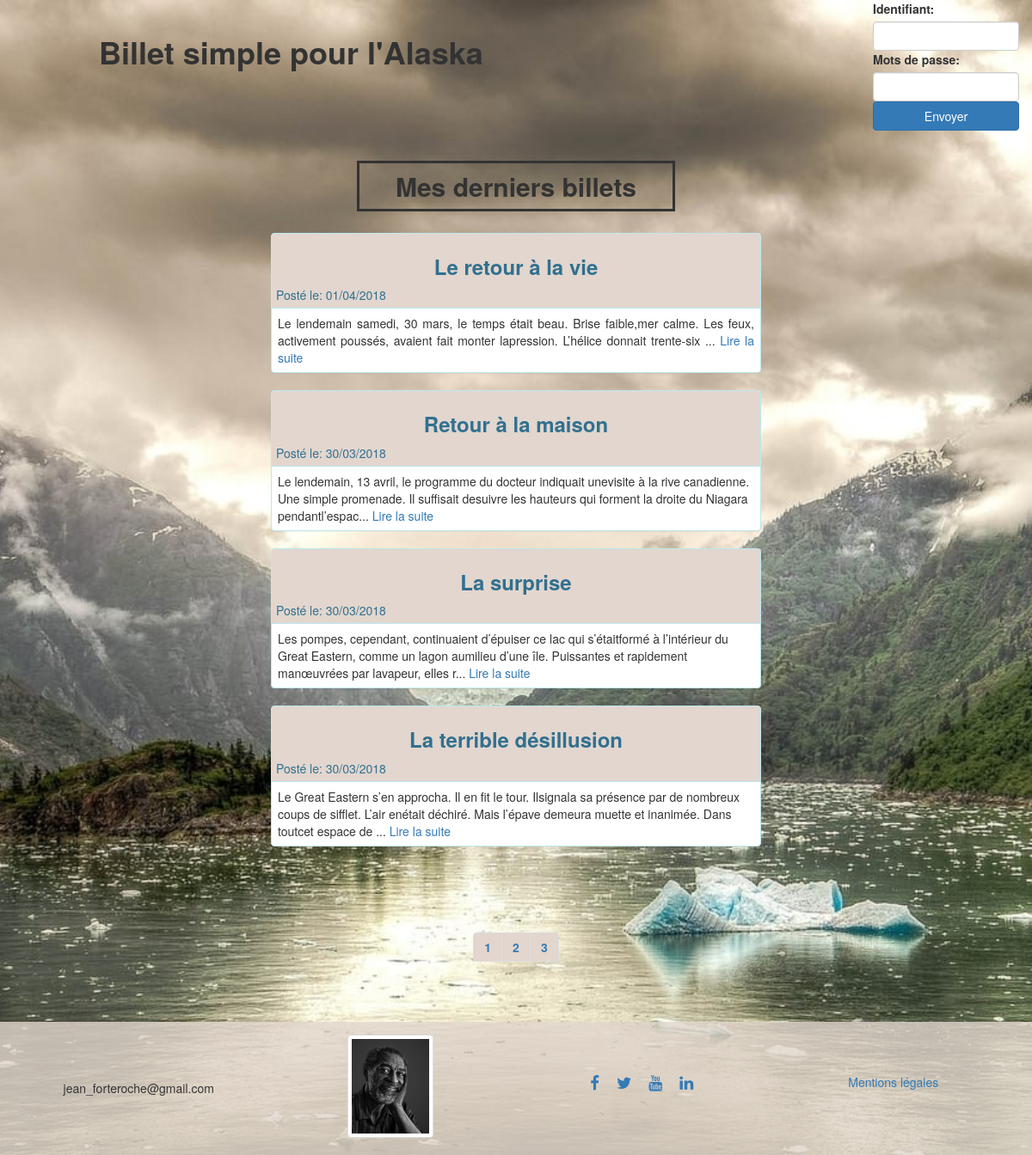
/index.php?action=index, run on the app's committed database.
### tables this page shows
CREATE TABLE IF NOT EXISTS `posts` (
  `id` int(11) NOT NULL AUTO_INCREMENT,
  `title` varchar(255) NOT NULL,
  `content` text NOT NULL,
  `date_creation` date NOT NULL,
  PRIMARY KEY (`id`)
);

### controller/frontController.php (called while the page is built, shortened)
<?php
function listPosts($page=1)
{
	$postManager = new PostManagerPDO();
	$total_posts = $postManager->getNumPosts();
	$perPage = $postManager::NB_POSTS;
	$nb_pages = ceil($total_posts / $perPage);
	$listPosts = $postManager->getPosts($page);
	require('view/frontend/listPostsViewPDO.php');
}

### model/src/PostManagerPDO.php (called while the page is built, shortened)
<?php
class PostManagerPDO extends ManagerPDO
{
	public function getPosts($numPage=1)
	{
        $starting_post = ($numPage - 1) * self::NB_POSTS;
	    $db = $this->call_db();
		$entry_db = $db->prepare('SELECT id, title, content, DATE_FORMAT(date_creation, \'%d/%m/%Y\')
            AS date_creation FROM posts ORDER BY id DESC LIMIT :post,:length');
		$entry_db->setFetchMode(\PDO::FETCH_CLASS | \PDO::FETCH_PROPS_LATE, 'JeanForteroche\Post');
		$entry_db->bindValue('post', $starting_post, \PDO::PARAM_INT);
		$entry_db->bindValue('length', self::NB_POSTS, \PDO::PARAM_INT);
		$entry_db->execute();
		$listPosts = $entry_db->fetchAll();
		return $listPosts;
	}
	public function getNumPosts()
	{
		$db = $this->call_db();
		$entry_db = $db->query("SELECT COUNT(*) AS date_creation FROM posts");
		$nbPosts = $entry_db->fetchColumn();
			return $nbPosts;
	}
}

### model/src/Post.php (called while the page is built, shortened)
<?php
class Post
{
	private $id;
	private $title;
	private $content;
	private $date_creation;
	public function getId()
	{
		return $this->id;
	}
	public function getTitle()
	{
		return $this->title;
	}
	public function getContent()
	{
		return $this->content;
	}
	public function getDateCreation()
	{
		return $this->date_creation;
	}
}

### view/frontend/listPostsViewPDO.php (the view, shortened to what this page needs)
<?php
	if(isset($_SESSION['pseudo']))
	{
?>
	<div id="width-button" class="buttons front col-xs-offset-2 col-xs-8 col-xs-offset-2 col-md-offset-3 col-md-3 pull-right info">
		<span id="bonjour class="pull-right">Bonjour <strong>Jean Forteroche</strong></span>
		<a href="index.php?action=displayTitles" class="btn btn-primary pull-right btn-block font-button">Page d'administration</a>
		<a href="<?= ROOT; ?>/index.php?action=logout" class="btn btn-danger btn-block font-button">Déconnexion</a>
	</div>
<?php
	}
	else
	{
?>
	<div class="front col-xs-12 col-md-offset-4 col-md-2 pull-right info">
		<form method="post" action="index.php?action=connexion&action2=displayTitles" class="pull-right">
			<div class="form-group">
				<label for="id">Identifiant: </label><input type="text" class="form-control " name="id" id="id">
				<label for="pass">Mots de passe: </label><input type="password" class="form-control " name="pass" id="pass">
				<input type="submit" name="Envoyer" value="Envoyer" class="btn btn-primary btn-block font-button" />
			</div>
		</form>
	</div>
<?php
	}
$form = ob_get_clean();
?>
<?php $title = 'Billet simple pour l\'Alaska'; ?>
<div class="col-xs-offset-1 col-xs-10 col-xs-offset-1 col-md-offset-4 col-md-4 col-md-offset-4">
	<h2 id="title_view_posts"><strong>Mes derniers billets</strong></h2>
</div>
<?php
	foreach ($listPosts as $value)
	{
?>
		<div class="col-xs-12 col-md-offset-3 col-md-6 col-md-offset-3">
			<div class="panel panel-info">
				<div id="panel-heading" class="panel-heading">
					<h3 id="title-center"><?= $value->getTitle(); ?></h3>
					Posté le: <?= $value->getDateCreation(); ?><br/>
				</div>
				<div class="list-group">
					<p>
						<?php
						echo mb_strimwidth($value->getContent() ,0,200,"...");
						?>
						<a href="index.php?action=post&id=<?= $value->getId(); ?> ">Lire la suite</a>
					</p>
				</div>
			</div>
		</div>
<?php
	}
 $content = ob_get_clean() ?>
<div id="pagination" class="col-md-12">
	<ul class="pagination">
		<?php for ($i=1; $i <= $nb_pages; $i++): ?>
			<li><a href="<?= ROOT; ?>/index.php?action=index&page=<?= $i ?>"><?= $i ?></a></li>
		<?php endfor; ?>
	</ul>
</div>
<?php $pagination = ob_get_clean(); ?>
<?php require('view/frontend/frontTemplate.php'); ?>

### index.php (shortened to what this page needs)
<?php
require('controller/frontController.php');
try
{
	if(isset($_GET['action']))
	{
		if($_GET['action'] == 'logout')
		{
			session_destroy();
			header('Location: /index.php?action=index');
		}
		elseif ($_GET['action'] == 'displayTitles')
		{
			listTitles();
		}
		elseif ($_GET['action'] == 'adminPost')
		{
			if(isset($_GET['id']) AND $_GET['id']>0)
			{
				$_GET['id'] = (int) $_GET['id'];
				displayPost(htmlspecialchars($_GET['id']));
			}
		}
		elseif ($_GET['action'] == 'displayAddPost')
		{
			displayAddPost();
		}
		elseif ($_GET['action'] == 'displaySignalComment')
		{
			displaySignalComment();
		}
		elseif ($_GET['action'] == 'index')
		{
			if (isset($_GET['page']) AND  is_numeric($_GET['page']))
			{
				listPosts(htmlspecialchars($_GET['page']));
			}
			else
			{
				listPosts();
			}
		}
	}
	else
	{
		index();
	}
}
catch(Exception $e)
{
	 echo 'Erreur : ' . $e->getMessage();
}

### view/frontend/frontTemplate.php (shortened to what this page needs)
<!DOCTYPE html>
<html>
<head>
	<link href="css/bootstrap.css" rel="stylesheet" type="text/css">
	<link href="css/style.css" rel="stylesheet" type="text/css">
	<link rel="stylesheet" href="https://maxcdn.bootstrapcdn.com/font-awesome/4.4.0/css/font-awesome.min.css">
</head>
<body id="body">
		<header class="header-page">
			<h1 class="title-front col-xs-12 col-md-offset-1 col-md-5 "><strong><?= $title ?></strong></h1>
			<?= $form ?>
		</header>
	    <div class="row">
	    	<?= $content ?>
	    </div>
	    <div class="row">
	  		<?= $pagination ?>
	    </div>
	  	<div class="row">
	  	<footer id="footer" class="col-xs-12 col-md-12">
	  		<div id="address" class="col-xs-12 col-md-3">
	  			<p>jean_forteroche@gmail.com</p>
	  		</div>
	  		<div id="pics" class="col-xs-12 col-md-3">
	  			<img class="thumbnail " src="css/doc/jean_forteroche.jpg" alt="jean_forteroche" height="120px" width="100px">
	  		</div>
	  		<div id="social-media" class="col-xs-12 col-md-3">
	  				<a href="#"><i class="fa fa-facebook fa-lg"></i></a>
	  				<a href="#"><i class="fa fa-twitter fa-lg"></i></a>
	  				<a href="#"><i class="fa fa-youtube fa-lg"></i></a>
	  				<a href="#"><i class="fa fa-linkedin fa-lg"></i></a>
	  		</div>
	  		<div id="mention" class="col-xs-12 col-md-3">
	  			<a href="#">Mentions légales</a>
	  		</div>
	  	</footer>
	  	</div>
</body>
</html>

### css/style.css (style rules this page uses)
#body { margin: 0; padding: 0; background: url(doc/new_a5.jpg) no-repeat center fixed; background-size: cover; }
p { margin: 7px; }
.row { margin-right: 0px; margin-left: 0px; }
.title-front { padding-bottom: 60px; padding-top: 20px; }
#title-center { text-align: center; font-weight: bold; }
#title_view_posts { text-align: center; border: solid; padding: 10px; margin-bottom: 25px; }
#panel-heading { background-color: #e2d6ce; padding: 5px; }
.list-group { word-wrap: break-word; }
.info, .col-md-3 { display: flex; flex-direction: column; align-items: center; }
#pagination { padding-bottom: 50px; padding-top: 60px; }
.pagination { display: flex; justify-content: center; }
.pagination > li > a { background-color: #e2d6ce; font-weight: bold; }
#footer { background: rgba(226,214,206,0.8); }
#address { display: flex; justify-content: center; padding-top: 60px; }
#pics { display: flex; justify-content: center; padding-top: 15px; }
#social-media { display: flex; flex-direction: row; justify-content: center; padding-top: 55px; }
.fa { padding: 10px; }
#mention { display: flex; justify-content: center; padding-top: 60px; }

### data on the page
posts: title "Le retour à la vie", DateCreation "01/04/2018", content "Le lendemain samedi, 30 mars, le temps était beau. Brise faible,mer calme. Les feux, activement poussés, avaient fait monter lapression. L’hélice donnait trente-six ..."
posts: title "Retour à la maison", DateCreation "30/03/2018", content "Le lendemain, 13 avril, le programme du docteur indiquait unevisite à la rive canadienne. Une simple promenade. Il suffisait desuivre les hauteurs qui forment la droite du Niagara pendantl’espac..."
posts: title "La surprise", DateCreation "30/03/2018", content "Les pompes, cependant, continuaient d’épuiser ce lac qui s’étaitformé à l’intérieur du Great Eastern, comme un lagon aumilieu d’une île. Puissantes et rapidement manœuvrées par lavapeur, elles r..."
posts: title "La terrible désillusion", DateCreation "30/03/2018", content "Le Great Eastern s’en approcha. Il en fit le tour. Ilsignala sa présence par de nombreux coups de sifflet. L’air enétait déchiré. Mais l’épave demeura muette et inanimée. Dans toutcet espace de ..."

### other printed values
$title "Billet simple pour l'Alaska"
